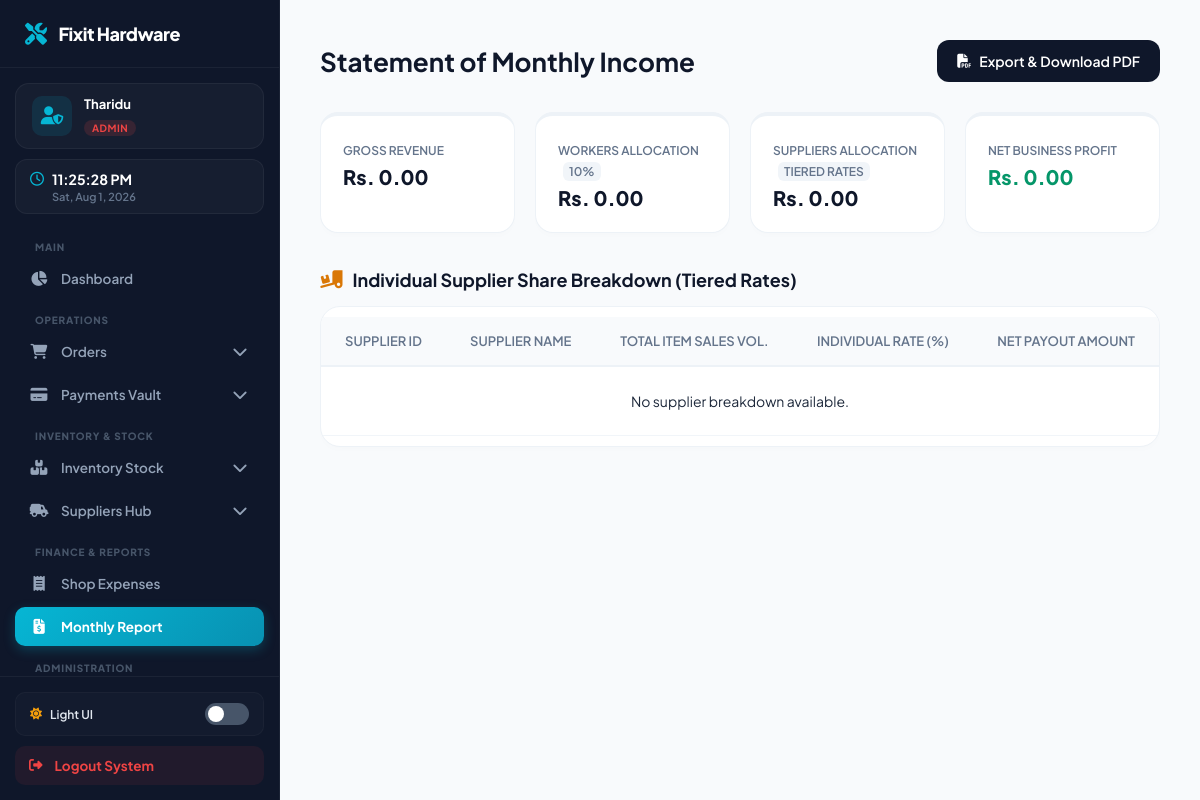
The page /monthly_report.php (signed in) on the database its author committed.
### tables this page shows
CREATE TABLE `system_settings` (
  `id` int(11) NOT NULL DEFAULT 1,
  `shop_name` varchar(100) DEFAULT 'FixIt Crafts',
  `shop_address` varchar(255) DEFAULT 'Weligama, Sri Lanka',
  `shop_phone` varchar(20) DEFAULT '0771234567',
  `worker_rate` decimal(5,2) DEFAULT 10.00,
  `supplier_rate` decimal(5,2) DEFAULT 18.00
);

### monthly_report.php (the view, shortened to what this page needs)
<?php
$conn = new mysqli("localhost", "root", "", "hardware");
$worker_rate = 10.0;
$settings_query = "SELECT worker_rate FROM system_settings WHERE id = 1 LIMIT 1";
$settings_result = $conn->query($settings_query);
if ($settings_result && $settings_result->num_rows > 0) {
    $row = $settings_result->fetch_assoc();
    $worker_rate = floatval($row['worker_rate']);
}
$total_revenue = 0;
$supplier_records = [];
$total_calculated_supplier_share = 0;
$total_other_expenses = 0;
$grand_worker_share = ($total_revenue * $worker_rate) / 100;
$grand_supplier_share = $total_calculated_supplier_share;
$total_all_expenses = $grand_worker_share + $grand_supplier_share + $total_other_expenses;
$grand_business_profit = $total_revenue - $total_all_expenses;
?>
<!DOCTYPE html>
<html lang="en">
<head>
    <link rel="stylesheet" href="https://cdnjs.cloudflare.com/ajax/libs/font-awesome/6.5.1/css/all.min.css">
</head>
<body>
    <?php if (file_exists('sidebar.php')) include('sidebar.php'); ?>
    <div class="main-content">
        <div class="page-header">
            <h1>Statement of Monthly Income</h1>
            <button onclick="window.print()" class="btn-action btn-pdf">
                <i class="fa-solid fa-file-pdf"></i> Export & Download PDF
            </button>
        </div>
        <div class="analytics-grid">
            <div class="analytic-card" style="border-top: 4px solid #0284c7;">
                <span>Gross Revenue</span>
                <h2>Rs. <?php echo number_format($total_revenue, 2); ?></h2>
            </div>
            <div class="analytic-card" style="border-top: 4px solid #7c3aed;">
                <span>Workers Allocation <span class="lbl-rate"><?php echo $worker_rate; ?>%</span></span>
                <h2>Rs. <?php echo number_format($grand_worker_share, 2); ?></h2>
            </div>
            <div class="analytic-card" style="border-top: 4px solid #d97706;">
                <span>Suppliers Allocation <span class="lbl-rate">Tiered Rates</span></span>
                <h2>Rs. <?php echo number_format($grand_supplier_share, 2); ?></h2>
            </div>
            <div class="analytic-card" style="border-top: 4px solid <?php echo ($grand_business_profit < 0) ? '#ef4444' : '#059669'; ?>;">
                <span>Net Business Profit</span>
                <h2 style="color: <?php echo ($grand_business_profit < 0) ? '#ef4444' : '#059669'; ?>;">
                    Rs. <?php echo number_format($grand_business_profit, 2); ?>
                </h2>
            </div>
        </div>
        <div class="section-title">
            <i class="fa-solid fa-truck-ramp-box" style="color:#d97706;"></i> Individual Supplier Share Breakdown (Tiered Rates)
        </div>
        <div class="table-card">
            <table>
                <thead>
                    <tr>
                        <th>Supplier ID</th>
                        <th>Supplier Name</th>
                        <th style="text-align: right;">Total Item Sales Vol.</th>
                        <th style="text-align: right;">Individual Rate (%)</th>
                        <th style="text-align: right;">Net Payout Amount</th>
                    </tr>
                </thead>
                <tbody>
                    <?php if (count($supplier_records) > 0): ?>
                        <?php foreach ($supplier_records as $sr): ?>
                        <tr>
                            <td>
                                <?php if ($sr['supplier_id'] > 0): ?>
                                    <span class="badge-supplier">#SUP-<?php echo htmlspecialchars($sr['supplier_id']); ?></span>
                                <?php else: ?>
                                    <span class="badge-local">N/A</span>
                                <?php endif; ?>
                            </td>
                            <td><strong><?php echo htmlspecialchars($sr['supplier_name']); ?></strong></td>
                            <td style="text-align: right; font-weight: 500;">Rs. <?php echo number_format($sr['supplier_total_revenue'], 2); ?></td>
                            <td style="text-align: right;">
                                <span class="lbl-rate" style="font-weight: 700; color: #d97706;">
                                    <?php echo number_format($sr['individual_rate'], 2); ?>%
                                </span>
                            </td>
                            <td style="text-align: right; font-weight: 700; color: var(--total-sup-text);">Rs. <?php echo number_format($sr['calculated_share'], 2); ?></td>
                        </tr>
                        <?php endforeach; ?>
                    <?php else: ?>
                        <tr><td colspan="5" style="text-align: center; color: var(--text-subtle); padding: 25px;">No supplier breakdown available.</td></tr>
                    <?php endif; ?>
                </tbody>
            </table>
        </div>
    </div>
</body>
</html>

### sidebar.php (shortened to what this page needs)
<?php
$sys_shop_name = 'FixIt Hardware';
if ($conn && !$conn->connect_error) {
    $settings_query = $conn->query("SELECT shop_name FROM system_settings WHERE id = 1");
    if ($settings_query && $settings_query->num_rows > 0) {
        $setting_data = $settings_query->fetch_assoc();
        if (!empty($setting_data['shop_name'])) {
            $sys_shop_name = $setting_data['shop_name'];
        }
    }
}
$current_page = basename($_SERVER['PHP_SELF']);
$user_role = strtolower($_SESSION['user_role']);
$display_role = ($user_role === 'admin') ? 'Admin' : 'Employee';
?>
<link rel="stylesheet" href="https://cdnjs.cloudflare.com/ajax/libs/font-awesome/6.5.1/css/all.min.css">
<div class="sidebar">
    <div class="brand">
        <i class="fa-solid fa-screwdriver-wrench"></i>
        <span><?php echo htmlspecialchars($sys_shop_name); ?></span>
    </div>
    <div class="user-profile">
        <div class="avatar">
            <i class="fa-solid <?php echo ($user_role === 'admin') ? 'fa-user-shield' : 'fa-user-gear'; ?>"></i>
        </div>
        <div class="user-info">
            <h4><?php echo isset($_SESSION['user_name']) ? htmlspecialchars($_SESSION['user_name']) : 'System User'; ?></h4>
            <span class="role-badge <?php echo ($user_role === 'admin') ? 'admin-badge' : 'staff-badge'; ?>">
                <?php echo $display_role; ?>
            </span>
        </div>
    </div>
    <div class="datetime-widget">
        <div class="live-time" id="clock-display">
        </div>
        <div class="live-date" id="calendar-display">Loading date info...</div>
    </div>
    <ul class="nav-links">
        <div class="menu-section-label">Main</div>
        <li class="<?php echo ($current_page == 'dashboard.php') ? 'active-page' : ''; ?>">
            <a href="dashboard.php">
                <i class="fa-solid fa-chart-pie"></i>
                <span>Dashboard</span>
            </a>
        </li>
        <div class="menu-section-label">Operations</div>
        <?php $ord_active = in_array($current_page, ['add_order.php', 'manage_order.php']); ?>
        <li class="dropdown-item">
            <a href="javascript:void(0)" class="dropdown-btn">
                <i class="fa-solid fa-cart-shopping"></i>
                <span>Orders</span>
                <i class="fa-solid fa-chevron-down arrow <?php echo $ord_active ? 'rotate' : ''; ?>"></i>
            </a>
        </li>
        <?php $pay_active = in_array($current_page, ['add_payment.php', 'manage_payment.php']); ?>
        <li class="dropdown-item">
            <a href="javascript:void(0)" class="dropdown-btn">
                <i class="fa-solid fa-credit-card"></i>
                <span>Payments Vault</span>
                <i class="fa-solid fa-chevron-down arrow <?php echo $pay_active ? 'rotate' : ''; ?>"></i>
            </a>
        </li>
        <div class="menu-section-label">Inventory & Stock</div>
        <?php $inv_active = in_array($current_page, ['add_product.php', 'manage_inventory.php', 'manage_categories.php', 'manage_subcategories.php']); ?>
        <li class="dropdown-item">
            <a href="javascript:void(0)" class="dropdown-btn">
                <i class="fa-solid fa-boxes-stacked"></i>
                <span>Inventory Stock</span>
                <i class="fa-solid fa-chevron-down arrow <?php echo $inv_active ? 'rotate' : ''; ?>"></i>
            </a>
        </li>
        <?php if ($user_role === 'admin'): ?>
            <?php $sup_active = in_array($current_page, ['add_supplier.php', 'manage_suppliers.php']); ?>
            <li class="dropdown-item">
                <a href="javascript:void(0)" class="dropdown-btn">
                    <i class="fa-solid fa-truck-field"></i>
                    <span>Suppliers Hub</span>
                    <i class="fa-solid fa-chevron-down arrow <?php echo $sup_active ? 'rotate' : ''; ?>"></i>
                </a>
            </li>
        <?php endif; ?>
        <?php if ($user_role === 'admin'): ?>
            <div class="menu-section-label">Finance & Reports</div>
            <li class="<?php echo ($current_page == 'add_expense.php') ? 'active-page' : ''; ?>">
                <a href="add_expense.php">
                    <i class="fa-solid fa-receipt"></i>
                    <span>Shop Expenses</span>
                </a>
            </li>
            <li class="<?php echo ($current_page == 'monthly_report.php') ? 'active-page' : ''; ?>">
                <a href="monthly_report.php">
                    <i class="fa-solid fa-file-invoice-dollar"></i>
                    <span>Monthly Report</span>
                </a>
            </li>
        <?php endif; ?>
        <div class="menu-section-label">Administration</div>
    </ul>
    <div class="sidebar-footer">
        <div class="mode-toggle-panel">
            <div class="toggle-label" id="sys-mode-label">
                <i class="fa-solid fa-sun" style="color: #f59e0b;"></i> Light UI
            </div>
            <label class="switch-btn">
                <span class="slider-round"></span>
            </label>
        </div>
        <a href="javascript:void(0)" class="logout-btn" id="logoutSystemBtn">
            <i class="fa-solid fa-right-from-bracket"></i>
            <span>Logout System</span>
        </a>
    </div>
</div>

### monthly_report.php (style rules this page uses)
:root { --bg-body: #f8fafc; --bg-card: #ffffff; --bg-input: #f8fafc; --bg-hover: #f8fafc; --text-title: #0f172a; --text-main: #1e293b; --text-muted: #64748b; --border-color: #f1f5f9; --border-outer: #edf2f7; --border-input: #e2e8f0; --th-bg: #f8fafc; --shadow: 0 4px 6px -1px rgba(0,0,0,0.01); --badge-sup-bg: #fef3c7; --badge-sup-text: #92400e; --badge-loc-bg: #e2e8f0; --badge-loc-text: #475569; --total-sup-text: #b45309; --btn-pdf-bg: #0f172a; --btn-pdf-hover: #1e293b; }
* { margin: 0; padding: 0; box-sizing: border-box; font-family: 'Plus Jakarta Sans', sans-serif; transition: background-color 0.25s, color 0.25s; }
body { background: var(--bg-body); display: flex; min-height: 100vh; color: var(--text-main); }
.main-content { margin-left: 280px; width: calc(100% - 280px); padding: 40px; }
.page-header { display: flex; justify-content: space-between; align-items: center; margin-bottom: 30px; }
.page-header h1 { font-size: 26px; font-weight: 700; color: var(--text-title); }
.btn-action { padding: 12px 20px; border-radius: 12px; font-weight: 600; font-size: 14px; cursor: pointer; display: inline-flex; align-items: center; gap: 8px; border: none; text-decoration: none; }
.btn-pdf { background: var(--btn-pdf-bg); color: white; }
.analytics-grid { display: grid; grid-template-columns: repeat(4, 1fr); gap: 20px; margin-bottom: 35px; }
.analytic-card { background: var(--bg-card); padding: 22px; border-radius: 18px; border: 1px solid var(--border-outer); box-shadow: var(--shadow); }
.analytic-card span { font-size: 12px; font-weight: 600; color: var(--text-muted); text-transform: uppercase; }
.analytic-card h2 { font-size: 20px; font-weight: 800; color: var(--text-title); margin-top: 5px; }
.lbl-rate { font-size: 11px; background: var(--border-color); padding: 2px 6px; border-radius: 6px; margin-left: 5px; color: var(--text-muted); }
.section-title { font-size: 18px; font-weight: 700; color: var(--text-title); margin: 35px 0 15px 0; display: flex; align-items: center; gap: 10px; }
.table-card { background: var(--bg-card); border-radius: 20px; border: 1px solid var(--border-color); overflow: hidden; padding: 10px 0; box-shadow: var(--shadow); margin-bottom: 30px; }
table { width: 100%; border-collapse: separate; border-spacing: 0; }
th { background: var(--th-bg); color: var(--text-muted); padding: 16px 24px; font-weight: 600; font-size: 13px; text-transform: uppercase; border-bottom: 2px solid var(--border-outer); text-align: left; }
td { padding: 16px 24px; color: var(--text-main); font-size: 14px; border-bottom: 1px solid var(--border-color); }

### rows shown on the page
system_settings: shop_name "Fixit Hardware", worker_rate "10", worker_rate "0.00"

### other values the page prints
$_SESSION['user_name'] "Tharidu"
$display_role "ADMIN"
$total_revenue "0.00"
$grand_supplier_share "0.00"
